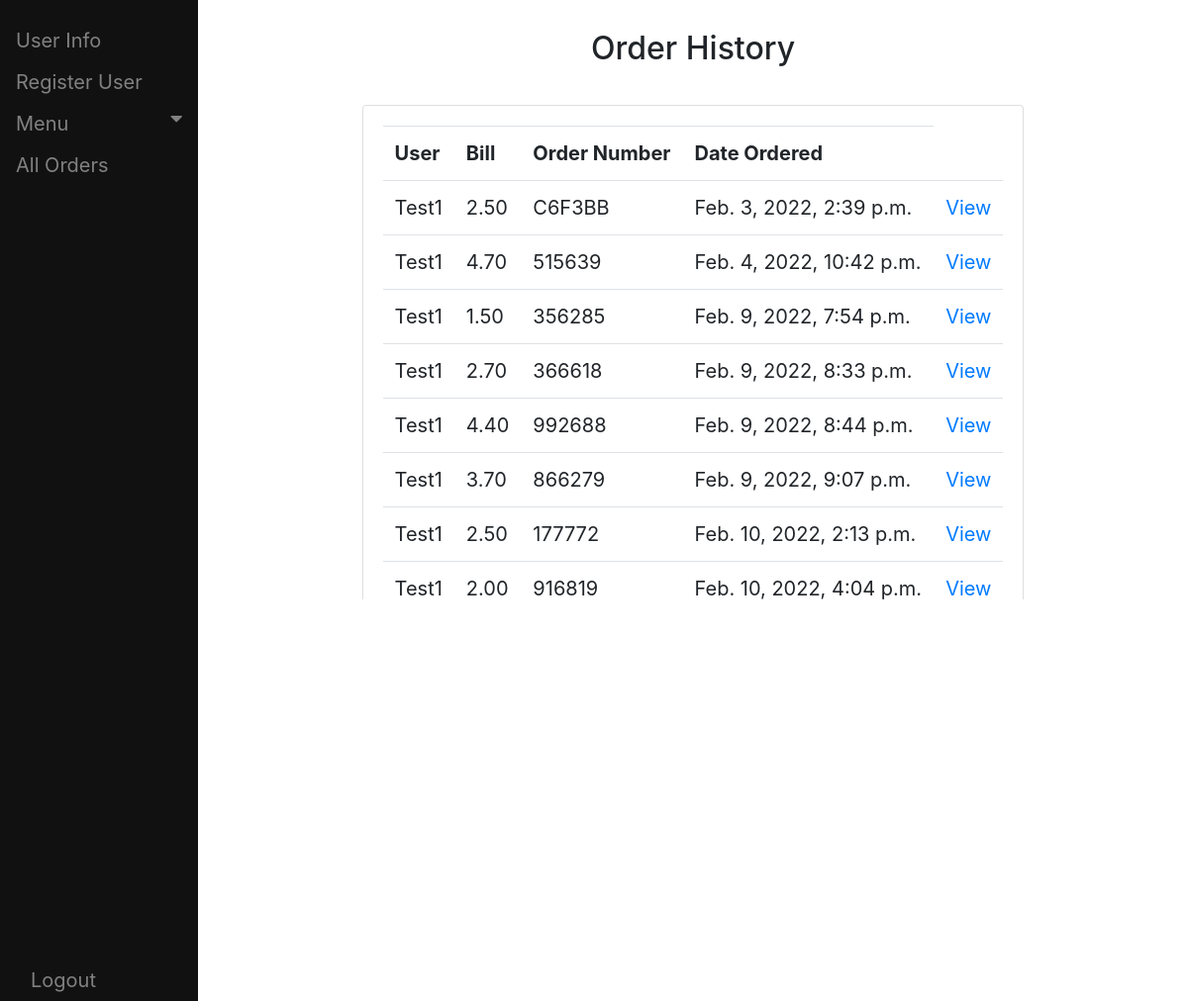
/meals/History_order/ (signed in), run on the app's committed database.
### meals/models.py (models this page shows, shortened)
class Order(models.Model):
    customer = models.ForeignKey(CustomUser,default="",on_delete=DO_NOTHING )
    bill = models.DecimalField(max_digits=4 , decimal_places=2)
    date = models.DateTimeField(auto_now_add=True,blank=True)
    number = models.CharField(max_length=60)

### users/models.py (models this page shows)
class CustomUser(AbstractUser):
    money =models.DecimalField(decimal_places=2, max_digits=20, default=5, blank=True, null=True)
    user_role = models.ForeignKey(UserRole, on_delete=DO_NOTHING, blank=True, null=True)
    Departament = models.ForeignKey(Departament, on_delete=DO_NOTHING, blank=True, null=True)

### meals/views.py (the view)
# urls.py: path('History_order/', orderdeteils, name='order-details'),
def orderdeteils(request):
    if request.user.is_superuser:
        all_orders = Order.objects.all()
        context = {'orders': all_orders}
        return render(request, 'meals/History_order.html', context)

### meals/templates/meals/History_order.html (shortened to what this page needs)
{% extends 'users/base.html'%}
{% block content %}
<div id="content" , name="content" , class="main">
    <div class="row justify-content-center">
        <div class="center">
            <br>
            <div class="row justify-content-center">
                <div class="center">
                    <h2>Order History </h2>
                </div>
            </div>
            <br>
            <div class="row">
                <div class="table-wrapper-scroll-y my-custom-scrollbar">
                    <div class="card card-body">
                        <table class="table">
                            <tr>
                                <th>User</th>
                                <th>Bill</th>
                                <th>Order Number</th>
                                <th>Date Ordered</th>
                            </tr>
                            {% for order in orders %}
                            <tr>
                                <td>{{order.customer}}</td>
                                <td>{{order.bill}}</td>
                                <td>{{order.number}}</td>
                                <td>{{order.date}}</td>
                                <td><a href="{% url 'meal:user-order' order.id %}">View</a></td>
                            </tr>
                            {% endfor %}
                        </table>
                    </div>
                </div>
            </div>
        </div>
    </div>
</div>
{% endblock %}

### users/templates/users/base.html (style rules this page uses)
body { font-family: "Lato", sans-serif; }
.main { margin-left: 200px; font-size: 20px; padding: 0px 10px; }

### meals/templates/meals/History_order.html (style rules this page uses)
.my-custom-scrollbar { position: relative; height: 500px; overflow: auto; }

### data on the page
Order: customer "Test1", bill "2.50", number "C6F3BB", date "Feb. 3, 2022, 2:39 p.m."
Order: customer "Test1", bill "4.70", number "515639", date "Feb. 4, 2022, 10:42 p.m."
Order: customer "Test1", bill "1.50", number "356285", date "Feb. 9, 2022, 7:54 p.m."
Order: customer "Test1", bill "2.70", number "366618", date "Feb. 9, 2022, 8:33 p.m."
Order: customer "Test1", bill "4.40", number "992688", date "Feb. 9, 2022, 8:44 p.m."
Order: customer "Test1", bill "3.70", number "866279", date "Feb. 9, 2022, 9:07 p.m."
Order: customer "Test1", bill "2.50", number "177772", date "Feb. 10, 2022, 2:13 p.m."
Order: customer "Test1", bill "2.00", number "916819", date "Feb. 10, 2022, 4:04 p.m."
